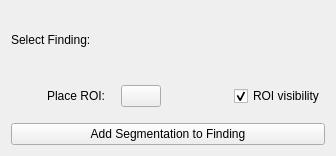
<?xml version="1.0" encoding="UTF-8"?>
<ui version="4.0">
 <class>qMRMLLongitudinalPETCTFindingWidget</class>
 <widget class="QWidget" name="qMRMLLongitudinalPETCTFindingWidget">
  <property name="geometry">
   <rect>
    <x>0</x>
    <y>0</y>
    <width>336</width>
    <height>156</height>
   </rect>
  </property>
  <property name="windowTitle">
   <string>Form</string>
  </property>
  <layout class="QVBoxLayout" name="verticalLayout">
   <property name="spacing">
    <number>16</number>
   </property>
   <item>
    <layout class="QGridLayout" name="GridLayout">
     <item row="0" column="0">
      <widget class="QLabel" name="LabelSelectFinding">
       <property name="text">
        <string>Select Finding:</string>
       </property>
      </widget>
     </item>
     <item row="0" column="2">
      <widget class="QLabel" name="LabelInfo">
       <property name="styleSheet">
        <string notr="true">QLabel QToolTip {background-color: #858585; color: #FFF;}</string>
       </property>
       <property name="text">
        <string/>
       </property>
       <property name="pixmap">
        <pixmap resource="../qSlicerLongitudinalPETCTModule.qrc">:/Icons/help.png</pixmap>
       </property>
       <property name="alignment">
        <set>Qt::AlignRight|Qt::AlignTop|Qt::AlignTrailing</set>
       </property>
      </widget>
     </item>
     <item row="0" column="1">
      <widget class="qMRMLNodeComboBox" name="MRMLNodeComboBoxFinding" native="true"/>
     </item>
     <item row="1" column="0">
      <widget class="QLabel" name="LabelPlaceROI">
       <property name="text">
        <string>Place ROI:</string>
       </property>
       <property name="alignment">
        <set>Qt::AlignRight|Qt::AlignTrailing|Qt::AlignVCenter</set>
       </property>
      </widget>
     </item>
     <item row="1" column="1" colspan="2">
      <layout class="QHBoxLayout" name="horizontalLayout_3" stretch="0,0,0">
       <property name="spacing">
        <number>0</number>
       </property>
       <item>
        <widget class="QPushButton" name="ButtonPlaceROI">
         <property name="toolTip">
          <string>&lt;!DOCTYPE HTML PUBLIC &quot;-//W3C//DTD HTML 4.0//EN&quot; &quot;http://www.w3.org/TR/REC-html40/strict.dtd&quot;&gt;
&lt;html&gt;&lt;head&gt;&lt;meta name=&quot;qrichtext&quot; content=&quot;1&quot; /&gt;&lt;style type=&quot;text/css&quot;&gt;
p, li { white-space: pre-wrap; }
&lt;/style&gt;&lt;/head&gt;&lt;body style=&quot; font-family:'Lucida Grande'; font-size:13pt; font-weight:400; font-style:normal;&quot;&gt;
&lt;p style=&quot; margin-top:12px; margin-bottom:12px; margin-left:0px; margin-right:0px; -qt-block-indent:0; text-indent:0px;&quot;&gt;A Region of Interest (ROIs) can be placed around a lesion with two clicks in the red, yellow or green 2D slice viewers:&lt;/p&gt;
&lt;table border=&quot;0&quot; style=&quot; margin-top:0px; margin-bottom:0px; margin-left:0px; margin-right:0px;&quot; cellspacing=&quot;5&quot; cellpadding=&quot;0&quot;&gt;
&lt;tr&gt;
&lt;td style=&quot; vertical-align:middle;&quot;&gt;
&lt;p style=&quot; margin-top:0px; margin-bottom:0px; margin-left:0px; margin-right:0px; -qt-block-indent:0; text-indent:0px;&quot;&gt;&lt;img src=&quot;:/Icons/help/roi_click1.png&quot; style=&quot;vertical-align: middle;&quot; /&gt;&lt;/p&gt;&lt;/td&gt;
&lt;td style=&quot; vertical-align:middle;&quot;&gt;
&lt;p style=&quot; margin-top:0px; margin-bottom:0px; margin-left:0px; margin-right:0px; -qt-block-indent:0; text-indent:0px;&quot;&gt;First click on the center of the lesion to define the center of the ROI&lt;/p&gt;&lt;/td&gt;&lt;/tr&gt;
&lt;tr&gt;
&lt;td style=&quot; vertical-align:middle;&quot;&gt;
&lt;p style=&quot; margin-top:0px; margin-bottom:0px; margin-left:0px; margin-right:0px; -qt-block-indent:0; text-indent:0px;&quot;&gt;&lt;img src=&quot;:/Icons/help/roi_click2.png&quot; style=&quot;vertical-align: middle;&quot; /&gt;&lt;/p&gt;&lt;/td&gt;
&lt;td style=&quot; vertical-align:middle;&quot;&gt;
&lt;p style=&quot; margin-top:0px; margin-bottom:0px; margin-left:0px; margin-right:0px; -qt-block-indent:0; text-indent:0px;&quot;&gt;Then, click on a distant point from the center to set the radius of the ROI&lt;/p&gt;&lt;/td&gt;&lt;/tr&gt;&lt;/table&gt;&lt;/body&gt;&lt;/html&gt;</string>
         </property>
         <property name="text">
          <string/>
         </property>
         <property name="icon">
          <iconset resource="../qSlicerLongitudinalPETCTModule.qrc">
           <normaloff>:/Icons/AnnotationROIWithArrow.png</normaloff>:/Icons/AnnotationROIWithArrow.png</iconset>
         </property>
         <property name="iconSize">
          <size>
           <width>18</width>
           <height>18</height>
          </size>
         </property>
         <property name="checkable">
          <bool>true</bool>
         </property>
        </widget>
       </item>
       <item>
        <spacer name="horizontalSpacer">
         <property name="orientation">
          <enum>Qt::Horizontal</enum>
         </property>
         <property name="sizeHint" stdset="0">
          <size>
           <width>40</width>
           <height>20</height>
          </size>
         </property>
        </spacer>
       </item>
       <item>
        <widget class="ctkCheckBox" name="CheckBoxROIVisiblity">
         <property name="toolTip">
          <string>Enable/disable the visibility of the selected Finding's ROI (region of interest)</string>
         </property>
         <property name="text">
          <string>ROI visibility</string>
         </property>
         <property name="checked">
          <bool>true</bool>
         </property>
         <property name="indicatorIcon" stdset="0">
          <iconset resource="../qSlicerLongitudinalPETCTModule.qrc">
           <normaloff>:/Icons/VisibleOn.png</normaloff>
           <normalon>:/Icons/VisibleOff.png</normalon>:/Icons/VisibleOn.png</iconset>
         </property>
         <property name="indicatorIconSize" stdset="0">
          <size>
           <width>21</width>
           <height>21</height>
          </size>
         </property>
        </widget>
       </item>
      </layout>
     </item>
    </layout>
   </item>
   <item>
    <widget class="QPushButton" name="ButtonAddSegmentationToFinding">
     <property name="sizePolicy">
      <sizepolicy hsizetype="Preferred" vsizetype="Fixed">
       <horstretch>0</horstretch>
       <verstretch>0</verstretch>
      </sizepolicy>
     </property>
     <property name="toolTip">
      <string>Add the segmentation to the selected Finding</string>
     </property>
     <property name="text">
      <string>Add Segmentation to Finding</string>
     </property>
    </widget>
   </item>
  </layout>
 </widget>
 <customwidgets>
  <customwidget>
   <class>qMRMLNodeComboBox</class>
   <extends>QWidget</extends>
   <header>qMRMLNodeComboBox.h</header>
   <container>1</container>
  </customwidget>
  <customwidget>
   <class>ctkCheckBox</class>
   <extends>QCheckBox</extends>
   <header>ctkCheckBox.h</header>
  </customwidget>
 </customwidgets>
 <resources>
  <include location="../qSlicerLongitudinalPETCTModule.qrc"/>
 </resources>
 <connections/>
</ui>
